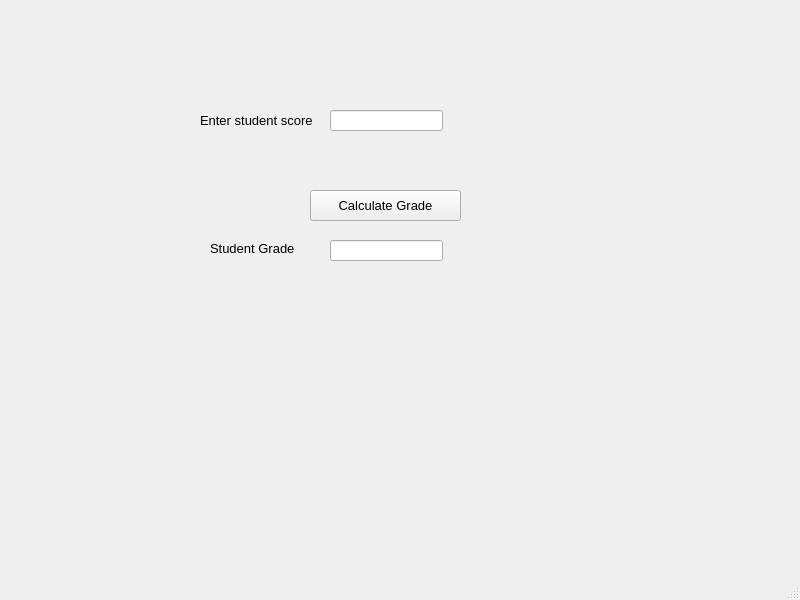
<?xml version="1.0" encoding="UTF-8"?>
<ui version="4.0">
 <class>gradeCalculator</class>
 <widget class="QMainWindow" name="gradeCalculator">
  <property name="geometry">
   <rect>
    <x>0</x>
    <y>0</y>
    <width>800</width>
    <height>600</height>
   </rect>
  </property>
  <property name="font">
   <font>
    <family>Arial</family>
    <pointsize>10</pointsize>
   </font>
  </property>
  <property name="windowTitle">
   <string>Grade Calculator</string>
  </property>
  <widget class="QWidget" name="centralwidget">
   <widget class="QLabel" name="lblScore">
    <property name="geometry">
     <rect>
      <x>200</x>
      <y>110</y>
      <width>131</width>
      <height>21</height>
     </rect>
    </property>
    <property name="text">
     <string>Enter student score</string>
    </property>
   </widget>
   <widget class="QLineEdit" name="txtScore">
    <property name="geometry">
     <rect>
      <x>330</x>
      <y>110</y>
      <width>113</width>
      <height>21</height>
     </rect>
    </property>
   </widget>
   <widget class="QPushButton" name="btnCalculate">
    <property name="geometry">
     <rect>
      <x>310</x>
      <y>190</y>
      <width>151</width>
      <height>31</height>
     </rect>
    </property>
    <property name="text">
     <string>Calculate Grade</string>
    </property>
   </widget>
   <widget class="QLabel" name="lblGrade">
    <property name="geometry">
     <rect>
      <x>210</x>
      <y>240</y>
      <width>121</width>
      <height>16</height>
     </rect>
    </property>
    <property name="text">
     <string>Student Grade</string>
    </property>
   </widget>
   <widget class="QLineEdit" name="txtGrade">
    <property name="geometry">
     <rect>
      <x>330</x>
      <y>240</y>
      <width>113</width>
      <height>21</height>
     </rect>
    </property>
    <property name="readOnly">
     <bool>true</bool>
    </property>
   </widget>
  </widget>
  <widget class="QMenuBar" name="menubar">
   <property name="geometry">
    <rect>
     <x>0</x>
     <y>0</y>
     <width>800</width>
     <height>37</height>
    </rect>
   </property>
  </widget>
  <widget class="QStatusBar" name="statusbar"/>
 </widget>
 <resources/>
 <connections/>
</ui>
